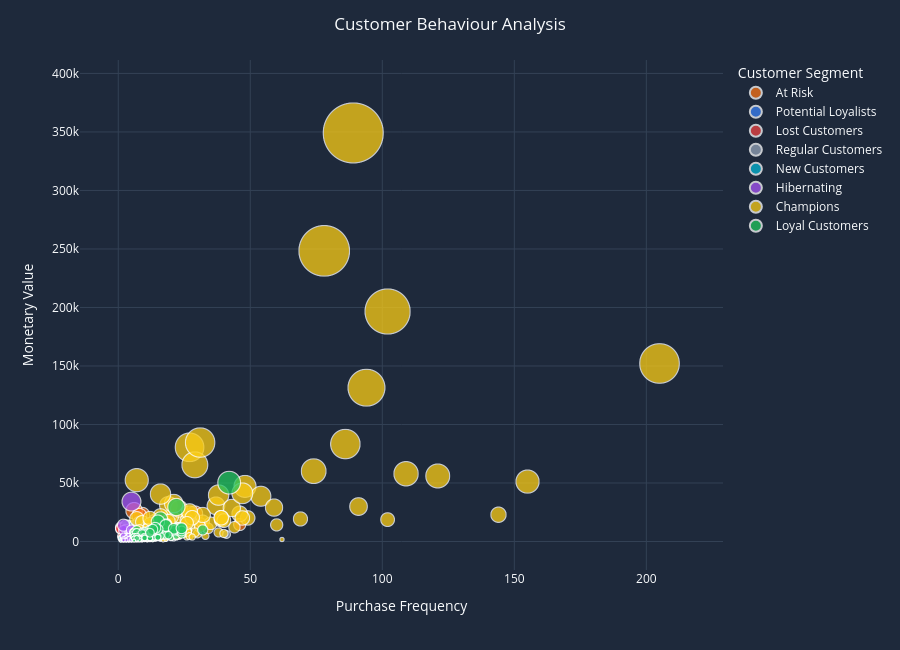

The cell this chart's notebook holds for it:
### Markdown cell above
# Phase 3

### Code cell
# ==========================================
# Bubble Chart
# ==========================================

bubble_fig = px.scatter(

    df,

    x="Frequency",

    y="Monetary",

    size="Monetary",

    color="Segment",

    color_discrete_map=SEGMENT_COLORS,

    hover_name="Customer ID",

    hover_data={

        "Recency": True,

        "Frequency": True,

        "Monetary": ":,.0f",

        "Score": True,

        "Segment": False

    },

    size_max=60

)

bubble_fig.update_traces(

    marker=dict(

        opacity=0.75,

        line=dict(

            width=1,

            color="white"

        )

    )

)

bubble_fig.update_layout(

    title="Customer Behaviour Analysis",

    title_x=0.5,

    paper_bgcolor=CARD,

    plot_bgcolor=CARD,

    font_color=TEXT,

    height=650,

    xaxis_title="Purchase Frequency",

    yaxis_title="Monetary Value",

    legend_title="Customer Segment",

    transition_duration=700

)

bubble_fig.update_xaxes(

    showgrid=True,

    gridcolor="#334155",

    zeroline=False

)

bubble_fig.update_yaxes(

    showgrid=True,

    gridcolor="#334155",

    zeroline=False
)

### Figure 1 — Plotly figure (JSON) as saved in the notebook; plotly's stock layout.template omitted (floating-point values rounded to 4 significant figures; data arrays with more than 128 entries replaced by an {"elided": "..."} marker saying what was removed)
{"data": [{"customdata": {"elided": "95x3 mixed values"}, "hovertemplate": "<b>%{hovertext}</b><br><br>Frequency=%{x}<br>Monetary=%{marker.size:,.0f}<br>Recency=%{customdata[0]}<br>Score=%{customdata[1]}<extra></extra>", "hovertext": [12346, 12380, 12482, 12484, 12510, 12549, 12765, 12802, 12891, 12932, 12975, 13015, 13044, 13085, 13313, 13346, 13413, 13443, 13473, 13680, 13727, 13782, 13799, 13856, 13874, 14025, 14063, 14112, 14160, 14221, 14370, 14514, 14548, 14607, 14685, 14701, 14745, 14770, 15003, 15013, 15015, 15125, 15141, 15222, 15306, 15321, 15359, 15369, 15372, 15443, 15538, 15607, 15633, 15722, 15751, 15754, 15768, 15911, 15912, 16027, 16032, 16158, 16177, 16197, 16335, 16467, 16631, 16742, 16743, 16875, 16986, 17021, 17032, 17092, 17113, 17157, 17188, 17230, 17268, 17426, 17448, 17454, 17512, 17578, 17602, 17651, 17940, 17969, 17988, 18009, 18051, 18064, 18094, 18251, 18258], "legendgroup": "At Risk", "marker": {"color": "#F97316", "line": {"color": "white", "width": 1}, "opacity": 0.75, "size": [372, 6951, 23691, 1828, 4195, 1575, 1404, 1988, 509, 1698, 2100, 3240, 4293, 2017, 1890, 299, 429, 1280, 2235, 7713, 746, 881, 2114, 753, 1508, 4057, 22710, 2919, 8421, 3084, 1175, 3543, 1974, 7568, 4619, 2012, 1351, 2761, 1060, 1641, 2365, 5496, 1388, 2965, 2310, 3961, 181, 6251, 4009, 1939, 3358, 1604, 4352, 3035, 1380, 2579, 14979, 1702, 810, 1113, 1970, 628, 1915, 2016, 2774, 2869, 1892, 2387, 2015, 2139, 3015, 1182, 3004, 3817, 2322, 4832, 2118, 6286, 970, 3040, 14556, 1030, 2542, 903, 2348, 1758, 26286, 2141, 288, 1898, 2282, 3681, 3374, 21964, 2059], "sizemode": "area", "sizeref": 96.99, "symbol": "circle"}, "mode": "markers", "name": "At Risk", "showlegend": true, "type": "scattergl", "x": [11, 7, 29, 6, 7, 6, 6, 6, 8, 8, 6, 6, 10, 6, 7, 6, 6, 6, 6, 8, 6, 7, 7, 8, 6, 8, 9, 6, 7, 8, 6, 6, 7, 8, 8, 6, 7, 6, 6, 10, 13, 9, 7, 10, 6, 9, 8, 11, 7, 7, 6, 8, 13, 6, 11, 6, 31, 8, 7, 9, 6, 9, 7, 9, 7, 7, 7, 13, 7, 6, 9, 6, 8, 7, 6, 17, 6, 10, 7, 7, 46, 6, 8, 6, 8, 6, 6, 18, 7, 7, 7, 9, 6, 8, 6], "xaxis": "x", "y": [372, 6951, 23691, 1828, 4195, 1575, 1404, 1988, 509, 1698, 2100, 3240, 4293, 2017, 1890, 299, 429, 1280, 2235, 7713, 746, 881, 2114, 753, 1508, 4057, 22710, 2919, 8421, 3084, 1175, 3543, 1974, 7568, 4619, 2012, 1351, 2761, 1060, 1641, 2365, 5496, 1388, 2965, 2310, 3961, 181, 6251, 4009, 1939, 3358, 1604, 4352, 3035, 1380, 2579, 14979, 1702, 810, 1113, 1970, 628, 1915, 2016, 2774, 2869, 1892, 2387, 2015, 2139, 3015, 1182, 3004, 3817, 2322, 4832, 2118, 6286, 970, 3040, 14556, 1030, 2542, 903, 2348, 1758, 26286, 2141, 288, 1898, 2282, 3681, 3374, 21964, 2059], "yaxis": "y"}, {"customdata": {"elided": "778x3 mixed values"}, "hovertemplate": "<b>%{hovertext}</b><br><br>Frequency=%{x}<br>Monetary=%{marker.size:,.0f}<br>Recency=%{customdata[0]}<br>Score=%{customdata[1]}<extra></extra>", "hovertext": {"elided": "778 int values"}, "legendgroup": "Potential Loyalists", "marker": {"color": "#3B82F6", "line": {"color": "white", "width": 1}, "opacity": 0.75, "size": {"elided": "778 int values"}, "sizemode": "area", "sizeref": 96.99, "symbol": "circle"}, "mode": "markers", "name": "Potential Loyalists", "showlegend": true, "type": "scattergl", "x": {"elided": "778 int values"}, "xaxis": "x", "y": {"elided": "778 int values"}, "yaxis": "y"}, {"customdata": {"elided": "889x3 mixed values"}, "hovertemplate": "<b>%{hovertext}</b><br><br>Frequency=%{x}<br>Monetary=%{marker.size:,.0f}<br>Recency=%{customdata[0]}<br>Score=%{customdata[1]}<extra></extra>", "hovertext": {"elided": "889 int values"}, "legendgroup": "Lost Customers", "marker": {"color": "#EF4444", "line": {"color": "white", "width": 1}, "opacity": 0.75, "size": {"elided": "889 int values"}, "sizemode": "area", "sizeref": 96.99, "symbol": "circle"}, "mode": "markers", "name": "Lost Customers", "showlegend": true, "type": "scattergl", "x": {"elided": "889 int values"}, "xaxis": "x", "y": {"elided": "889 int values"}, "yaxis": "y"}, {"customdata": {"elided": "850x3 mixed values"}, "hovertemplate": "<b>%{hovertext}</b><br><br>Frequency=%{x}<br>Monetary=%{marker.size:,.0f}<br>Recency=%{customdata[0]}<br>Score=%{customdata[1]}<extra></extra>", "hovertext": {"elided": "850 int values"}, "legendgroup": "Regular Customers", "marker": {"color": "#94A3B8", "line": {"color": "white", "width": 1}, "opacity": 0.75, "size": {"elided": "850 int values"}, "sizemode": "area", "sizeref": 96.99, "symbol": "circle"}, "mode": "markers", "name": "Regular Customers", "showlegend": true, "type": "scattergl", "x": {"elided": "850 int values"}, "xaxis": "x", "y": {"elided": "850 int values"}, "yaxis": "y"}, {"customdata": {"elided": "258x3 mixed values"}, "hovertemplate": "<b>%{hovertext}</b><br><br>Frequency=%{x}<br>Monetary=%{marker.size:,.0f}<br>Recency=%{customdata[0]}<br>Score=%{customdata[1]}<extra></extra>", "hovertext": {"elided": "258 int values"}, "legendgroup": "New Customers", "marker": {"color": "#06B6D4", "line": {"color": "white", "width": 1}, "opacity": 0.75, "size": {"elided": "258 int values"}, "sizemode": "area", "sizeref": 96.99, "symbol": "circle"}, "mode": "markers", "name": "New Customers", "showlegend": true, "type": "scattergl", "x": {"elided": "258 int values"}, "xaxis": "x", "y": {"elided": "258 int values"}, "yaxis": "y"}, {"customdata": {"elided": "721x3 mixed values"}, "hovertemplate": "<b>%{hovertext}</b><br><br>Frequency=%{x}<br>Monetary=%{marker.size:,.0f}<br>Recency=%{customdata[0]}<br>Score=%{customdata[1]}<extra></extra>", "hovertext": {"elided": "721 int values"}, "legendgroup": "Hibernating", "marker": {"color": "#A855F7", "line": {"color": "white", "width": 1}, "opacity": 0.75, "size": {"elided": "721 int values"}, "sizemode": "area", "sizeref": 96.99, "symbol": "circle"}, "mode": "markers", "name": "Hibernating", "showlegend": true, "type": "scattergl", "x": {"elided": "721 int values"}, "xaxis": "x", "y": {"elided": "721 int values"}, "yaxis": "y"}, {"customdata": {"elided": "469x3 mixed values"}, "hovertemplate": "<b>%{hovertext}</b><br><br>Frequency=%{x}<br>Monetary=%{marker.size:,.0f}<br>Recency=%{customdata[0]}<br>Score=%{customdata[1]}<extra></extra>", "hovertext": {"elided": "469 int values"}, "legendgroup": "Champions", "marker": {"color": "#FACC15", "line": {"color": "white", "width": 1}, "opacity": 0.75, "size": {"elided": "469 int values"}, "sizemode": "area", "sizeref": 96.99, "symbol": "circle"}, "mode": "markers", "name": "Champions", "showlegend": true, "type": "scattergl", "x": {"elided": "469 int values"}, "xaxis": "x", "y": {"elided": "469 int values"}, "yaxis": "y"}, {"customdata": {"elided": "254x3 mixed values"}, "hovertemplate": "<b>%{hovertext}</b><br><br>Frequency=%{x}<br>Monetary=%{marker.size:,.0f}<br>Recency=%{customdata[0]}<br>Score=%{customdata[1]}<extra></extra>", "hovertext": {"elided": "254 int values"}, "legendgroup": "Loyal Customers", "marker": {"color": "#22C55E", "line": {"color": "white", "width": 1}, "opacity": 0.75, "size": {"elided": "254 int values"}, "sizemode": "area", "sizeref": 96.99, "symbol": "circle"}, "mode": "markers", "name": "Loyal Customers", "showlegend": true, "type": "scattergl", "x": {"elided": "254 int values"}, "xaxis": "x", "y": {"elided": "254 int values"}, "yaxis": "y"}], "layout": {"font": {"color": "#F8FAFC"}, "height": 650, "legend": {"itemsizing": "constant", "title": {"text": "Customer Segment"}, "tracegroupgap": 0}, "margin": {"t": 60}, "paper_bgcolor": "#1E293B", "plot_bgcolor": "#1E293B", "title": {"text": "Customer Behaviour Analysis", "x": 0.5}, "transition": {"duration": 700}, "xaxis": {"anchor": "y", "domain": [0, 1], "gridcolor": "#334155", "showgrid": true, "title": {"text": "Purchase Frequency"}, "zeroline": false}, "yaxis": {"anchor": "x", "domain": [0, 1], "gridcolor": "#334155", "showgrid": true, "title": {"text": "Monetary Value"}, "zeroline": false}}}
